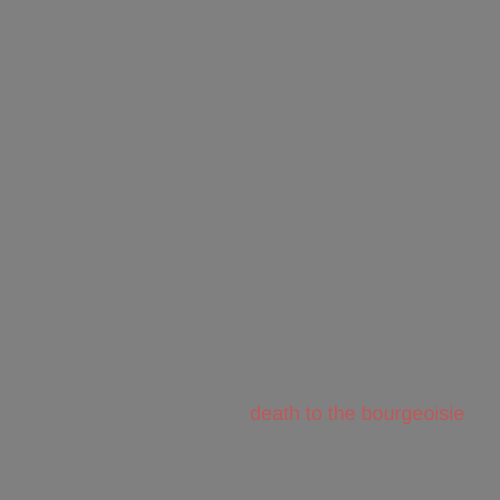
Frame 1 (no input)
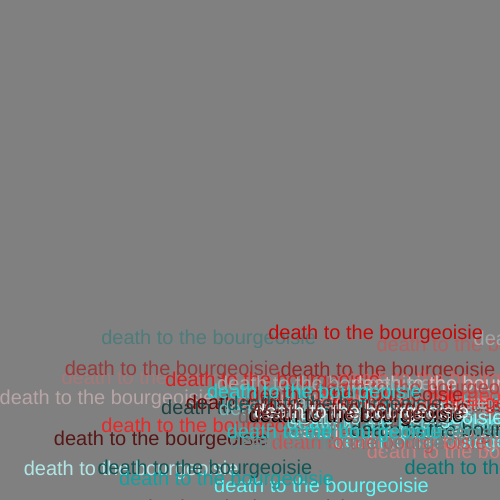
Frame 60 (no input)
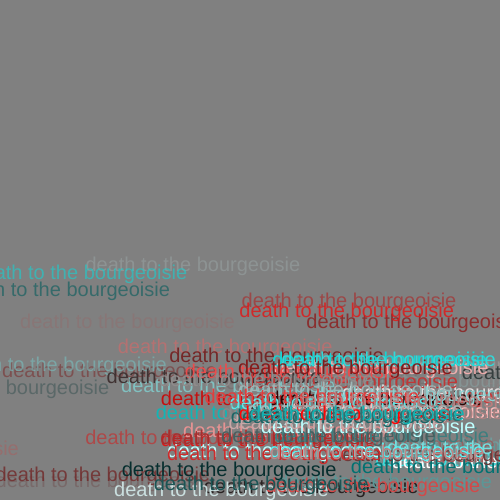
Frame 120 (the mouse pressed at the canvas centre since frame 60)

The p5.js sketch that drew these frames (run headless with seeded random() and noise() and a simulated clock; from frame 60 on, the mouse is pressed at the canvas centre):

// p5.js sketch
// ── sketch.js
let cars = [];

function setup() {
  createCanvas(500, 500);

//   for (let i = 0; i < 20; i++) {
//     cars.push(new Car());
//   }
noStroke();
}

  function draw() {
    background("grey");
     cars.push(new Car());

    for (let i = 0; i < cars.length; i++) {
      cars[i].display();
      cars[i].move();
      if (cars[i].a <= 0){
        cars.splice(i, 1);

      }
    }
  }


class Car {

  constructor() {
    //attributes
    this.pos = createVector(width / 2, height -80);
    this.vel = createVector(random(-5, 5), random(-2, 2));
    this.r = random(255);
    this.g = //random (255);
    this.b = random (255);
    this.a = random(500, 500);
    this.s = random(5, 20);


  }

  //methods
  display() {
    fill(this.r, this.g, this.b, this.a)
    textSize(20);
    text("death to the bourgeoisie", this.pos.x, this.pos.y,);
  }
  move() {
    this.pos.add(this.vel);
    this.a = this.a -5;
    // if (this.pos.x > width) this.pos.x = 0;
    // if (this.pos.x < 0) this.pos.x = width;
    // if (this.pos.y > height) this.pos.y = 0;
    // if (this.pos.y < 0) this.pos.y = height;
  }

}
